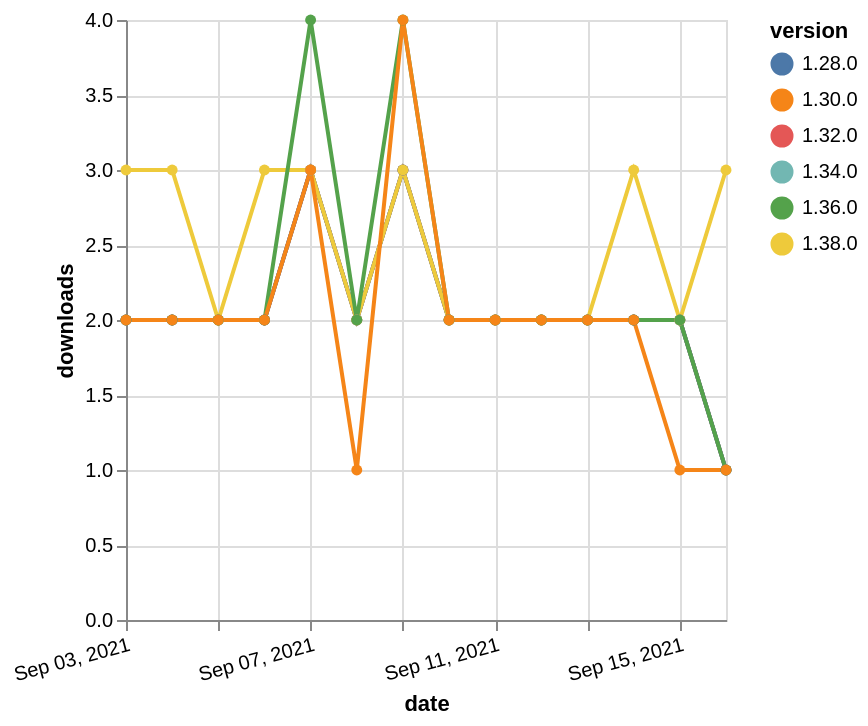

Write the Vega-Lite specification saved for this chart.
### Vega-Lite specification from a JSON file in a GitHub repository (floating-point values rounded to 4 significant figures)
{"$schema": "https://vega.github.io/schema/vega-lite/v5.json", "description": "A simple bar chart with embedded data.", "data": {"values": [{"date": "2021-09-03", "total": 997, "delta": 2, "version": "1.34.0"}, {"date": "2021-09-04", "total": 999, "delta": 2, "version": "1.34.0"}, {"date": "2021-09-05", "total": 1001, "delta": 2, "version": "1.34.0"}, {"date": "2021-09-06", "total": 1003, "delta": 2, "version": "1.34.0"}, {"date": "2021-09-07", "total": 1006, "delta": 3, "version": "1.34.0"}, {"date": "2021-09-08", "total": 1008, "delta": 2, "version": "1.34.0"}, {"date": "2021-09-09", "total": 1011, "delta": 3, "version": "1.34.0"}, {"date": "2021-09-10", "total": 1013, "delta": 2, "version": "1.34.0"}, {"date": "2021-09-11", "total": 1015, "delta": 2, "version": "1.34.0"}, {"date": "2021-09-12", "total": 1017, "delta": 2, "version": "1.34.0"}, {"date": "2021-09-13", "total": 1019, "delta": 2, "version": "1.34.0"}, {"date": "2021-09-14", "total": 1021, "delta": 2, "version": "1.34.0"}, {"date": "2021-09-15", "total": 1023, "delta": 2, "version": "1.34.0"}, {"date": "2021-09-16", "total": 1024, "delta": 1, "version": "1.34.0"}, {"date": "2021-09-03", "total": 1456, "delta": 2, "version": "1.32.0"}, {"date": "2021-09-04", "total": 1458, "delta": 2, "version": "1.32.0"}, {"date": "2021-09-05", "total": 1460, "delta": 2, "version": "1.32.0"}, {"date": "2021-09-06", "total": 1462, "delta": 2, "version": "1.32.0"}, {"date": "2021-09-07", "total": 1465, "delta": 3, "version": "1.32.0"}, {"date": "2021-09-08", "total": 1467, "delta": 2, "version": "1.32.0"}, {"date": "2021-09-09", "total": 1470, "delta": 3, "version": "1.32.0"}, {"date": "2021-09-10", "total": 1472, "delta": 2, "version": "1.32.0"}, {"date": "2021-09-11", "total": 1474, "delta": 2, "version": "1.32.0"}, {"date": "2021-09-12", "total": 1476, "delta": 2, "version": "1.32.0"}, {"date": "2021-09-13", "total": 1478, "delta": 2, "version": "1.32.0"}, {"date": "2021-09-14", "total": 1480, "delta": 2, "version": "1.32.0"}, {"date": "2021-09-15", "total": 1482, "delta": 2, "version": "1.32.0"}, {"date": "2021-09-16", "total": 1483, "delta": 1, "version": "1.32.0"}, {"date": "2021-09-03", "total": 2037, "delta": 2, "version": "1.28.0"}, {"date": "2021-09-04", "total": 2039, "delta": 2, "version": "1.28.0"}, {"date": "2021-09-05", "total": 2041, "delta": 2, "version": "1.28.0"}, {"date": "2021-09-06", "total": 2043, "delta": 2, "version": "1.28.0"}, {"date": "2021-09-07", "total": 2046, "delta": 3, "version": "1.28.0"}, {"date": "2021-09-08", "total": 2048, "delta": 2, "version": "1.28.0"}, {"date": "2021-09-09", "total": 2051, "delta": 3, "version": "1.28.0"}, {"date": "2021-09-10", "total": 2053, "delta": 2, "version": "1.28.0"}, {"date": "2021-09-11", "total": 2055, "delta": 2, "version": "1.28.0"}, {"date": "2021-09-12", "total": 2057, "delta": 2, "version": "1.28.0"}, {"date": "2021-09-13", "total": 2059, "delta": 2, "version": "1.28.0"}, {"date": "2021-09-14", "total": 2061, "delta": 2, "version": "1.28.0"}, {"date": "2021-09-15", "total": 2063, "delta": 2, "version": "1.28.0"}, {"date": "2021-09-16", "total": 2064, "delta": 1, "version": "1.28.0"}, {"date": "2021-09-03", "total": 225, "delta": 3, "version": "1.38.0"}, {"date": "2021-09-04", "total": 228, "delta": 3, "version": "1.38.0"}, {"date": "2021-09-05", "total": 230, "delta": 2, "version": "1.38.0"}, {"date": "2021-09-06", "total": 233, "delta": 3, "version": "1.38.0"}, {"date": "2021-09-07", "total": 236, "delta": 3, "version": "1.38.0"}, {"date": "2021-09-08", "total": 238, "delta": 2, "version": "1.38.0"}, {"date": "2021-09-09", "total": 241, "delta": 3, "version": "1.38.0"}, {"date": "2021-09-10", "total": 243, "delta": 2, "version": "1.38.0"}, {"date": "2021-09-11", "total": 245, "delta": 2, "version": "1.38.0"}, {"date": "2021-09-12", "total": 247, "delta": 2, "version": "1.38.0"}, {"date": "2021-09-13", "total": 249, "delta": 2, "version": "1.38.0"}, {"date": "2021-09-14", "total": 252, "delta": 3, "version": "1.38.0"}, {"date": "2021-09-15", "total": 254, "delta": 2, "version": "1.38.0"}, {"date": "2021-09-16", "total": 257, "delta": 3, "version": "1.38.0"}, {"date": "2021-09-03", "total": 711, "delta": 2, "version": "1.36.0"}, {"date": "2021-09-04", "total": 713, "delta": 2, "version": "1.36.0"}, {"date": "2021-09-05", "total": 715, "delta": 2, "version": "1.36.0"}, {"date": "2021-09-06", "total": 717, "delta": 2, "version": "1.36.0"}, {"date": "2021-09-07", "total": 721, "delta": 4, "version": "1.36.0"}, {"date": "2021-09-08", "total": 723, "delta": 2, "version": "1.36.0"}, {"date": "2021-09-09", "total": 727, "delta": 4, "version": "1.36.0"}, {"date": "2021-09-10", "total": 729, "delta": 2, "version": "1.36.0"}, {"date": "2021-09-11", "total": 731, "delta": 2, "version": "1.36.0"}, {"date": "2021-09-12", "total": 733, "delta": 2, "version": "1.36.0"}, {"date": "2021-09-13", "total": 735, "delta": 2, "version": "1.36.0"}, {"date": "2021-09-14", "total": 737, "delta": 2, "version": "1.36.0"}, {"date": "2021-09-15", "total": 739, "delta": 2, "version": "1.36.0"}, {"date": "2021-09-16", "total": 740, "delta": 1, "version": "1.36.0"}, {"date": "2021-09-03", "total": 1627, "delta": 2, "version": "1.30.0"}, {"date": "2021-09-04", "total": 1629, "delta": 2, "version": "1.30.0"}, {"date": "2021-09-05", "total": 1631, "delta": 2, "version": "1.30.0"}, {"date": "2021-09-06", "total": 1633, "delta": 2, "version": "1.30.0"}, {"date": "2021-09-07", "total": 1636, "delta": 3, "version": "1.30.0"}, {"date": "2021-09-08", "total": 1637, "delta": 1, "version": "1.30.0"}, {"date": "2021-09-09", "total": 1641, "delta": 4, "version": "1.30.0"}, {"date": "2021-09-10", "total": 1643, "delta": 2, "version": "1.30.0"}, {"date": "2021-09-11", "total": 1645, "delta": 2, "version": "1.30.0"}, {"date": "2021-09-12", "total": 1647, "delta": 2, "version": "1.30.0"}, {"date": "2021-09-13", "total": 1649, "delta": 2, "version": "1.30.0"}, {"date": "2021-09-14", "total": 1651, "delta": 2, "version": "1.30.0"}, {"date": "2021-09-15", "total": 1652, "delta": 1, "version": "1.30.0"}, {"date": "2021-09-16", "total": 1653, "delta": 1, "version": "1.30.0"}]}, "width": "container", "mark": {"type": "line", "point": {"filled": true}}, "encoding": {"x": {"field": "date", "type": "temporal", "timeUnit": "yearmonthdate", "title": "date", "axis": {"labelAngle": -15}}, "y": {"field": "delta", "type": "quantitative", "title": "downloads"}, "color": {"field": "version", "type": "nominal"}, "tooltip": {"field": "delta"}}}
